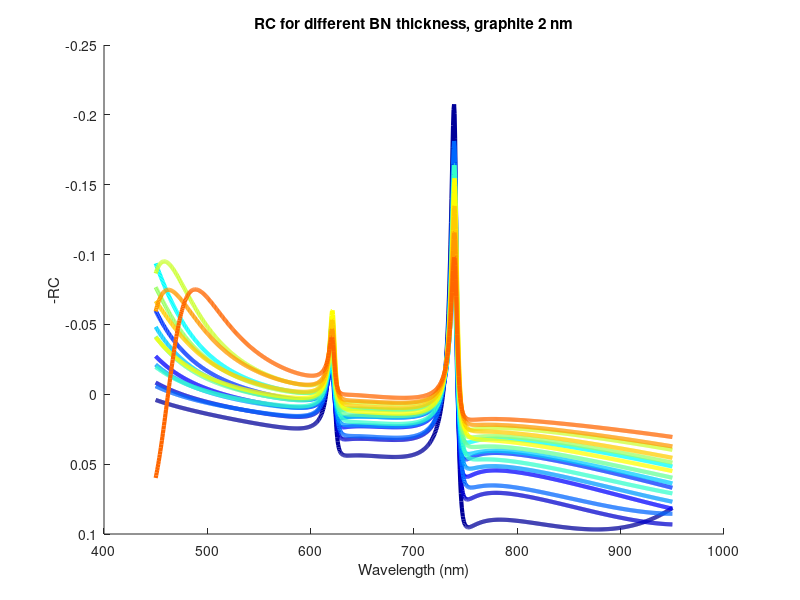

This chart was generated by the following MATLAB code:
%All the length unit here is nm
clear all
wvl = linspace(450,950,1000) % wavelength 500nm - 800nm 



%% Set up layer properties layer order top-down air-bn-sample-bn-graphite-SiO2-Si
d1=30;  %top bn thickness 
d3=30;  %bot bn thickness 
f1=0.3;
f2=0.2
g1=0.015;
g2=0.02;
eng = 1243./wvl
e2 = 5+f1./(-eng.^2+1.68^2-1i*g1*eng)+f2./(-eng.^2+2^2-1i*g2*eng); %sample layer dielectric function, assume a peak at 740
n0 = 1; % air refractive indewvl
n1 = 1.8; %top BN refractive indewvl
n2 = e2.^(1/2); %sample layer refractive indewvl
n3 = 1.8; %bottom bn refractive indewvl
e1=2.5; 
e3=1.66;
e4=e1+1i*e3*wvl/500;  %graphite dielectric function (rough)
n4=e4.^(1/2); %graphite refractive indewvl
d4 = 2; % graphite thickness
n5 = 1.46; %SiO2 refractive indewvl
n6 = sqrt(15.590+0.21635*1i); % Si refractive indewvl
d5 = 90;  %SiO2 thickness
d2 = 1.3; %sample thickness



%% Simulate reflection
newDefaultColors = jet(20);
figure;
title(sprintf('RC for different BN thickness, graphite %d nm',d4))
set(gca,'Ydir','reverse')
xlabel('Wavelength (nm)')
ylabel('-RC')
set(gca, 'ColorOrder', newDefaultColors, 'NextPlot', 'replacechildren');

%%
for d1 = 30:10:60
    for d3 = 30:10:60
        r01 = (n0-n1)/(n0+n1);
        r10 = (n1-n0)/(n0+n1);
        t01 = 2*n0/(n0+n1);
        t10 = 2*n1/(n0+n1);
        r12 = (n1-n2)./(n1+n2);
        r21 = (n2-n1)./(n1+n2);
        r23 = (n2-n3)./(n2+n3);
        r32 = (n3-n2)./(n2+n3);
        t12 = 2*n1./(n1+n2);
        t21 = 2*n2./(n1+n2);
        t23 = 2*n2./(n2+n3);
        t32 = 2*n3./(n2+n3);
        r13 = (n1-n3)/(n1+n3);
        r31 = (n3-n1)/(n1+n3);
        t13 = 2*n1/(n1+n3);
        t31 = 2*n3/(n1+n3);
        r34 = (n3-n4)./(n3+n4);
        r43 = (n4-n3)./(n3+n4);
        t34 = 2*n3./(n3+n4);
        t43 = 2*n4./(n3+n4);
        t45 = 2*n4./(n4+n5);
        t54 = 2*n5./(n4+n5);
        r45 = (n4-n5)./(n4+n5);
        r54 = (n5-n4)./(n4+n5);
        r56 = (n5-n6)./(n5+n6);
        t56=2*n5./(n5+n6);
        t65=2*n6./(n5+n6);
        rrrr = r45+t45.*r56.*t54.*exp(2*2*pi.*n5*d5./wvl*1i)./(1-r54.*r56.*exp(2*2*pi.*n5*d5./wvl*1i));
        rrr = r34+t34.*rrrr.*t43.*exp(2*2*pi*n4*d4./wvl*1i)./(1-r43.*rrrr.*exp(2*2*pi*n4*d4./wvl*1i));
        rr = r23+t23.*rrr.*t32.*exp(2*2*pi*n3*d3./wvl*1i)./(1-r32.*rrr.*exp(2*2*pi*n3*d3./wvl*1i));
        r = r12+t12.*rr.*t21.*exp(2*2*pi*n2*d2./wvl*1i)./(1-r21.*rr.*exp(2*2*pi*n2*d2./wvl*1i));
        r2= r01+t01.*r.*t10.*exp(2*2*pi*n1*d1./wvl*1i)./(1-r10*r.*exp(2*2*pi*n1*d1./wvl*1i));
        %ra= t01*(1+r).*exp(2*pi*n1*d1./wvl*1i)./(1-r10*r.*exp(2*2*pi*n1*d1./wvl*1i));
        r = r13+t13*rrr.*t31.*exp(2*2*pi*n3*d3./wvl*1i)./(1-r31*rrr.*exp(2*2*pi*n3*d3./wvl*1i));
        r1= r01+t01.*r*t10.*exp(2*2*pi*n1*d1./wvl*1i)./(1-r10*r.*exp(2*2*pi*n1*d1./wvl*1i));
        R=abs(r2).^2;
        y=R./abs(r1).^2-1;
        hold all
        plot(wvl,y,'DisplayName', sprintf('top BN = %d nm, bottom BN = %d nm',d1,d3),'LineWidth', 3);
    end
end
